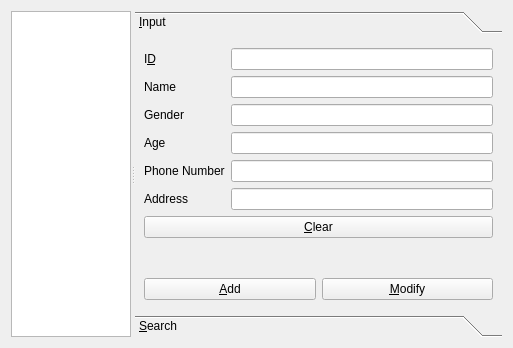
<?xml version="1.0" encoding="UTF-8"?>
<ui version="4.0">
 <class>ClientManagerForm</class>
 <widget class="QWidget" name="ClientManagerForm">
  <property name="geometry">
   <rect>
    <x>0</x>
    <y>0</y>
    <width>513</width>
    <height>348</height>
   </rect>
  </property>
  <property name="windowTitle">
   <string>Client Info</string>
  </property>
  <layout class="QHBoxLayout" name="horizontalLayout_3">
   <item>
    <widget class="QSplitter" name="splitter">
     <property name="orientation">
      <enum>Qt::Horizontal</enum>
     </property>
     <widget class="QWidget" name="layoutWidget">
      <layout class="QVBoxLayout" name="listVerticalLayout">
       <item>
        <widget class="QTableView" name="tableView">
         <property name="focusPolicy">
          <enum>Qt::ClickFocus</enum>
         </property>
         <property name="contextMenuPolicy">
          <enum>Qt::CustomContextMenu</enum>
         </property>
         <property name="acceptDrops">
          <bool>false</bool>
         </property>
         <property name="sizeAdjustPolicy">
          <enum>QAbstractScrollArea::AdjustToContents</enum>
         </property>
         <property name="showDropIndicator" stdset="0">
          <bool>true</bool>
         </property>
         <property name="alternatingRowColors">
          <bool>true</bool>
         </property>
         <property name="selectionMode">
          <enum>QAbstractItemView::ExtendedSelection</enum>
         </property>
         <property name="selectionBehavior">
          <enum>QAbstractItemView::SelectRows</enum>
         </property>
         <property name="textElideMode">
          <enum>Qt::ElideRight</enum>
         </property>
         <property name="showGrid">
          <bool>true</bool>
         </property>
         <property name="gridStyle">
          <enum>Qt::NoPen</enum>
         </property>
         <property name="sortingEnabled">
          <bool>false</bool>
         </property>
         <property name="wordWrap">
          <bool>true</bool>
         </property>
         <attribute name="horizontalHeaderVisible">
          <bool>true</bool>
         </attribute>
         <attribute name="horizontalHeaderCascadingSectionResizes">
          <bool>false</bool>
         </attribute>
         <attribute name="horizontalHeaderMinimumSectionSize">
          <number>40</number>
         </attribute>
         <attribute name="horizontalHeaderDefaultSectionSize">
          <number>90</number>
         </attribute>
         <attribute name="horizontalHeaderHighlightSections">
          <bool>false</bool>
         </attribute>
         <attribute name="horizontalHeaderShowSortIndicator" stdset="0">
          <bool>false</bool>
         </attribute>
         <attribute name="horizontalHeaderStretchLastSection">
          <bool>true</bool>
         </attribute>
         <attribute name="verticalHeaderVisible">
          <bool>false</bool>
         </attribute>
        </widget>
       </item>
      </layout>
     </widget>
     <widget class="QToolBox" name="toolBox">
      <property name="enabled">
       <bool>true</bool>
      </property>
      <property name="currentIndex">
       <number>0</number>
      </property>
      <widget class="QWidget" name="inputPage">
       <property name="geometry">
        <rect>
         <x>0</x>
         <y>0</y>
         <width>384</width>
         <height>288</height>
        </rect>
       </property>
       <attribute name="label">
        <string>&amp;Input</string>
       </attribute>
       <layout class="QVBoxLayout" name="verticalLayout">
        <item>
         <layout class="QFormLayout" name="clientFormLayout">
          <item row="0" column="0">
           <widget class="QLabel" name="idLabel">
            <property name="text">
             <string>I&amp;D</string>
            </property>
            <property name="buddy">
             <cstring>idLineEdit</cstring>
            </property>
           </widget>
          </item>
          <item row="0" column="1">
           <widget class="QLineEdit" name="idLineEdit">
            <property name="readOnly">
             <bool>true</bool>
            </property>
           </widget>
          </item>
          <item row="1" column="0">
           <widget class="QLabel" name="nameLabel">
            <property name="text">
             <string>Name</string>
            </property>
            <property name="buddy">
             <cstring>nameLineEdit</cstring>
            </property>
           </widget>
          </item>
          <item row="1" column="1">
           <widget class="QLineEdit" name="nameLineEdit"/>
          </item>
          <item row="2" column="0">
           <widget class="QLabel" name="genderLabel">
            <property name="text">
             <string>Gender</string>
            </property>
            <property name="buddy">
             <cstring>genderLineEdit</cstring>
            </property>
           </widget>
          </item>
          <item row="2" column="1">
           <widget class="QLineEdit" name="genderLineEdit"/>
          </item>
          <item row="3" column="0">
           <widget class="QLabel" name="ageLabel">
            <property name="text">
             <string>Age</string>
            </property>
            <property name="buddy">
             <cstring>ageLineEdit</cstring>
            </property>
           </widget>
          </item>
          <item row="3" column="1">
           <widget class="QLineEdit" name="ageLineEdit"/>
          </item>
          <item row="4" column="0">
           <widget class="QLabel" name="phoneNumberLabel">
            <property name="text">
             <string>Phone Number</string>
            </property>
            <property name="buddy">
             <cstring>phoneNumberLineEdit</cstring>
            </property>
           </widget>
          </item>
          <item row="4" column="1">
           <widget class="QLineEdit" name="phoneNumberLineEdit"/>
          </item>
          <item row="5" column="0">
           <widget class="QLabel" name="addressLabel">
            <property name="text">
             <string>Address</string>
            </property>
            <property name="buddy">
             <cstring>addressLineEdit</cstring>
            </property>
           </widget>
          </item>
          <item row="5" column="1">
           <widget class="QLineEdit" name="addressLineEdit"/>
          </item>
         </layout>
        </item>
        <item>
         <widget class="QPushButton" name="clearPushButton">
          <property name="text">
           <string>&amp;Clear</string>
          </property>
         </widget>
        </item>
        <item>
         <spacer name="verticalSpacer">
          <property name="orientation">
           <enum>Qt::Vertical</enum>
          </property>
          <property name="sizeHint" stdset="0">
           <size>
            <width>20</width>
            <height>40</height>
           </size>
          </property>
         </spacer>
        </item>
        <item>
         <layout class="QHBoxLayout" name="addHorizontalLayout">
          <item>
           <widget class="QPushButton" name="addPushButton">
            <property name="whatsThis">
             <string>&lt;html&gt;&lt;head/&gt;&lt;body&gt;&lt;p&gt;&lt;img src=&quot;:/i18n/CSApp_ko_KR.qm&quot;/&gt;&lt;/p&gt;&lt;/body&gt;&lt;/html&gt;</string>
            </property>
            <property name="text">
             <string>&amp;Add</string>
            </property>
           </widget>
          </item>
          <item>
           <widget class="QPushButton" name="modifyPushButton">
            <property name="text">
             <string>&amp;Modify</string>
            </property>
           </widget>
          </item>
         </layout>
        </item>
       </layout>
      </widget>
      <widget class="QWidget" name="searchPage">
       <property name="geometry">
        <rect>
         <x>0</x>
         <y>0</y>
         <width>384</width>
         <height>288</height>
        </rect>
       </property>
       <attribute name="label">
        <string>&amp;Search</string>
       </attribute>
       <layout class="QHBoxLayout" name="horizontalLayout_2">
        <item>
         <layout class="QVBoxLayout" name="verticalLayout_3">
          <item>
           <widget class="QTableView" name="searchTableView">
            <property name="toolTipDuration">
             <number>-1</number>
            </property>
            <property name="alternatingRowColors">
             <bool>true</bool>
            </property>
            <property name="selectionBehavior">
             <enum>QAbstractItemView::SelectRows</enum>
            </property>
            <property name="showGrid">
             <bool>false</bool>
            </property>
            <attribute name="horizontalHeaderStretchLastSection">
             <bool>true</bool>
            </attribute>
            <attribute name="verticalHeaderVisible">
             <bool>false</bool>
            </attribute>
           </widget>
          </item>
          <item>
           <layout class="QHBoxLayout" name="horizontalLayout">
            <item>
             <widget class="QComboBox" name="searchComboBox">
              <item>
               <property name="text">
                <string>ID</string>
               </property>
              </item>
              <item>
               <property name="text">
                <string>Name</string>
               </property>
              </item>
              <item>
               <property name="text">
                <string>Gender</string>
               </property>
              </item>
              <item>
               <property name="text">
                <string>Age</string>
               </property>
              </item>
              <item>
               <property name="text">
                <string>Phone Number</string>
               </property>
              </item>
              <item>
               <property name="text">
                <string>Address</string>
               </property>
              </item>
             </widget>
            </item>
            <item>
             <widget class="QLineEdit" name="searchLineEdit"/>
            </item>
           </layout>
          </item>
          <item>
           <widget class="QPushButton" name="searchPushButton">
            <property name="text">
             <string>S&amp;earch</string>
            </property>
           </widget>
          </item>
         </layout>
        </item>
       </layout>
      </widget>
     </widget>
    </widget>
   </item>
  </layout>
 </widget>
 <tabstops>
  <tabstop>idLineEdit</tabstop>
  <tabstop>nameLineEdit</tabstop>
  <tabstop>genderLineEdit</tabstop>
  <tabstop>ageLineEdit</tabstop>
  <tabstop>phoneNumberLineEdit</tabstop>
  <tabstop>addressLineEdit</tabstop>
  <tabstop>clearPushButton</tabstop>
  <tabstop>addPushButton</tabstop>
  <tabstop>modifyPushButton</tabstop>
  <tabstop>searchComboBox</tabstop>
  <tabstop>searchLineEdit</tabstop>
  <tabstop>searchPushButton</tabstop>
 </tabstops>
 <resources/>
 <connections/>
</ui>
